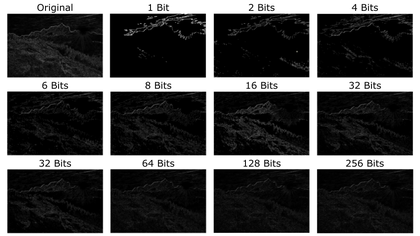
%> input picture image_processing/Bit Comparison.png, 420 x 236 px, shrunk from 960 x 540 before the run
$ octave --eval "RobEdgeGray('Bit Comparison.png');"   (GNU Octave 9; MATLAB toolbox functions it lacks are replaced by stand-ins)
%> lines starting %> are read from the running program, lines starting %| are printed output that depends on the picture
%performs Roberts Edge Detection to display a processed grayscale image

function RobEdgeGray(img)
%> called with img = 'Bit Comparison.png'

%converting image to matrix of intensities
image = imread(img);
%> image is the input picture: size 236x420x3 uint8; mean R, G, B 71.4, 71.4, 71.4
grayImage = rgb2gray(image);
B = double(grayImage);

%displaying grayscale of original image
figure;
imshow(B/255);

%creating matrix of edges
[rows, columns] = size(B);
%> rows = 236; columns = 420
edges = [rows - 1, columns - 1];
%> edges = [235 419]

%setting edge values based on Roberts Edge Detection algorithm
edges = abs(B(1:end-1, 1:end-1) - B(2:end, 2:end)) + abs(B(1:end-1, 2:end) - B(2:end, 1:end-1));
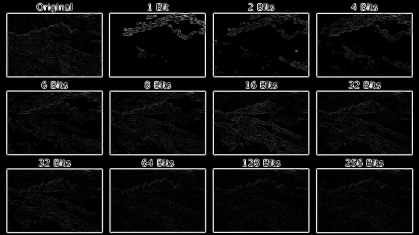
%> edges: size 235x419 double; min 0, max 435, mean 32.6; drawn with min black and max white

%displaying processed image
figure;
imshow(edges/255);
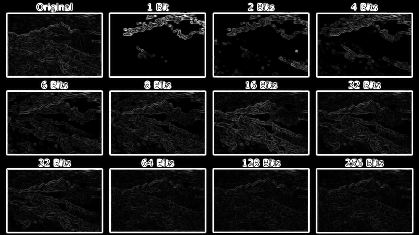
%> displayed picture: size 235x419, on the screen's scale of 0 to 255; min 0, max 255, mean 28.7

%creating empty image matrix
%> (the run ends here)
